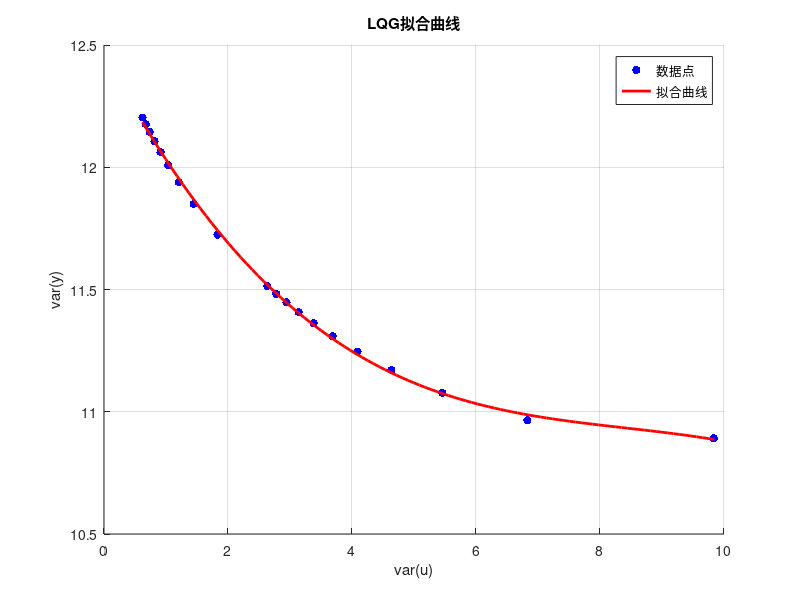

The MATLAB source for this figure: (Note: this script raises an error after producing the figure.)
%1.创建数据
% 定义数据点
% var_y = [10.8934, 10.9669, 11.0795, 11.1729, 11.2489, 11.3117, 11.3647, 11.4101, ...
%      11.4499, 11.4852, 11.5169, 11.5169, 11.7280, 11.8543, 11.9444, 12.0134, ...
%      12.0684, 12.1134, 12.1510, 12.1830];
% var_u = [9.8437, 6.8294, 5.4561, 4.6380, 4.0871, 3.6884, 3.3835, 3.1419, ...
%      2.9436, 2.7774, 2.6353, 2.6353, 1.8317, 1.4471, 1.2076, 1.0408, ...
%      0.9171, 0.8215, 0.7452, 0.6831];
var_y =[
10.8911407242743
10.9648446800501
11.0774223068009
11.1706994070474
11.2465590435138
11.3091951778350
11.3620050531698
11.4073827416783
11.4470398694207
11.4822001078077
11.5137612100564
11.7239820789073
11.8496525776055
11.9391920140443
12.0077270689511
12.0623389040236
12.1070520999609
12.1444025098366
12.1761067361694
12.2033688067134];
var_u=[
9.83651880027343
6.82859158754637
5.45537638816257
4.63691578009423
4.08651383360979
3.68757459323454
3.38287507921946
3.14086059494601
2.94269713691822
2.77648335311014
2.63431479910853
1.82979871116429
1.44436960520267
1.20385883715864
1.03607193698852
0.911356188253293
0.814680646311190
0.737430191690762
0.674258981355046
0.621639263110536
];
% 多项式拟合
p = polyfit(var_u, var_y, 3); % 拟合三次多项式
var_u_fit = linspace(min(var_u), max(var_u), 100); % 生成平滑曲线的 x 点
var_y_fit = polyval(p, var_u_fit); % 计算对应的 y 值

% 绘制结果
figure;
scatter(var_u, var_y, 'b', 'filled'); % 数据点
hold on;
plot(var_u_fit, var_y_fit, 'r-', 'LineWidth', 2); % 拟合曲线
title('LQG拟合曲线');
xlabel('var(u)');
ylabel('var(y)');
legend('数据点', '拟合曲线');
grid on;

%2.拟合曲线方程 
% 输出拟合结果
disp('拟合系数：');
disp(p);

% 3.优化问题
% J=100-((8.3*1e-3 + 3.1*1e-2*1.294)*(y + 1.35*1e-4*y^2)-1.1)-3;
% x(1):y均值 x(2):u均值  x(3)y方差   x(4)u方差
f=@(x)(100-((8.3*1e-3 + 3.1*1e-2*1.294)*(x(1) + 1.35*1e-4*x(1)^2)-1.1)-3)*-1;
x0=[490 58.3 12.4742 0];
    A = [1  0  2   0;
        -1  0  2   0;
         0  1  0   2;
         0 -1  0   2;
         ];
    b = [500;
         -490;
         80;
         -30;
         ];
    Aeq = [1 -3.7 0 0;
           0 0 1 0;
           0 0 0 1;
          ];
    beq = [274.3;
             0.38;
             3.769;
            ];
    VLB = [490 30 0 0];
    VUB = [500 80 100 100];
%zyj=fmincon(f, x0, A, b, Aeq, beq, VLB, VUB,'fitting_constraint3',optimoptions('fmincon', 'Display', 'off'));
zyj=fmincon(f, x0, A, b, Aeq, beq, VLB, VUB,'',optimoptions('fmincon', 'Display', 'off'));
J=(100-((8.3*1e-3 + 3.1*1e-2*1.294)*(zyj(1) + 1.35*1e-4*zyj(1)^2)-1.1)-3);
zyj
J
%4.绘图
plot(zyj(4), zyj(3), 'k.','MarkerSize', 20);%最优经济参数


